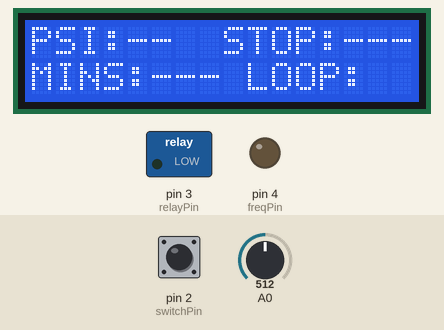
Recording of a sketch running on a simulated Arduino Uno, built with avr-gcc and run on an emulated ATmega328P. On the bench: 16×2 character LCD, switched loads named in the sketch (green lamp = pin HIGH), output pins drawn as LEDs (lit = HIGH). The inputs (shaded band) are chosen by the test bench; at power-on: pin 2 (switchPin) LOW, A0 = 512. What the sketch prints to the serial monitor is not drawn.

Above: at 4.3 s.
4.4 s: pin 2 (switchPin) pulled HIGH for 0.15 s
At 5.8 s:
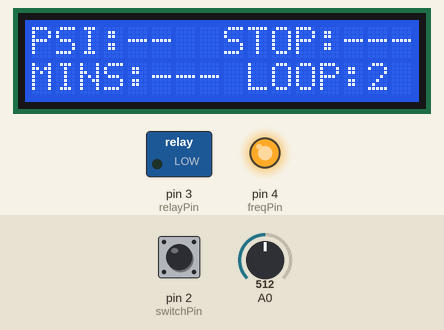
6.1 s: pin 2 (switchPin) pulled HIGH for 3.2 s
At 8.7 s:
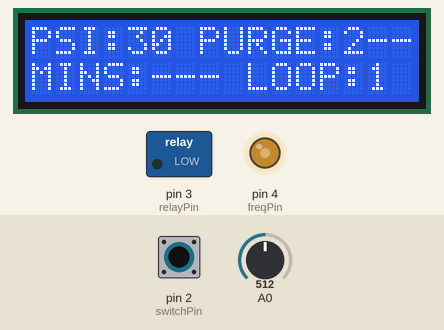
10.8 s: pin 2 (switchPin) pulled HIGH for 1 s
At 11.6 s:
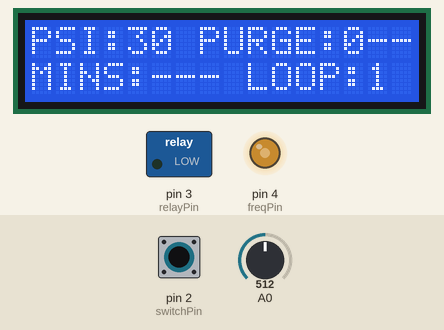
Timing chart, 0 to 13.8 s (numbered marks = the images above; inputs shaded):
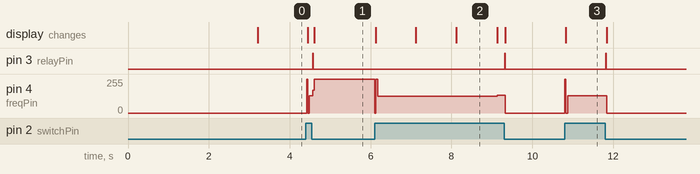

The sketch:

purge-o-matic.ino
```cpp
#include <LiquidCrystal_I2C.h>

const float MAX_RANGE = 1023.0;
const float MAX_PSI = 60.0;
const int switchPin = 2;
const int relayPin = 3;
const int freqPin = 4;
float prevPSI = 0.0;
float curPSI = 0.0;
float deltaPSI = 0.0;

int loops = 0;
bool running = 0;
bool needToProcessStop = false;
bool ventingState = false;

unsigned long int switched_on_millis=0UL;
unsigned long int lastDeltaCheck=0UL;

enum stage {STOPPED, RUNNING_PURGE, RUNNING_BURP};

LiquidCrystal_I2C lcd(0x27, 16, 2);

void setup() {
  //Setup serial comms
  Serial.begin(9600);

  pinMode(switchPin, INPUT);
  pinMode(relayPin, OUTPUT);
  pinMode(freqPin, OUTPUT);

  lcd.init();
  lcd.backlight();
  welcome_screen();
  set_display_labels();
  running = digitalRead(switchPin);
  digitalWrite(freqPin, LOW);
  update_state_label(running);
}

void set_display_labels(){
  lcd.setCursor(12,0);
  lcd.print(":---");
  lcd.setCursor(0,0);
  lcd.print("PSI:--");
  lcd.setCursor(9,1);
  lcd.print("LOOP:");
  lcd.setCursor(0,1);
  lcd.print("MINS:---");
}

void update_switch_status(int switchState) {
  //lcd.setCursor(14,1);
  if(switchState == 1){
    running = 1;
    //lcd.print("1");
    switched_on_millis = millis();
  }
  else {
    running = 0;
    //lcd.print("-");
    switched_on_millis = 0UL;
  }
}

void update_state_label(int state) {

  lcd.setCursor(7,0);
  switch(state){
    case 0:
      lcd.print(" STOP");
      break;
    case 1:
      lcd.print("PURGE");
      break;
    case 2:
      lcd.print(" BURP");
      break;
    default:
      lcd.print("ERROR");
      break;
  }

}

void delay_with_updates(int milliseconds){

  unsigned long previousMillis = millis();
  unsigned long currentMillis = previousMillis;
  unsigned long interval = milliseconds;

  while(true) {

    // Check if run switch has been turned off
    if(digitalRead(switchPin) == 0 ) {
      needToProcessStop = true;
      break;
    }

    //Update Cycle secs
    lcd.setCursor(13,0);
    lcd.print((currentMillis - previousMillis)/1000);
    //Serial.println((currentMillis - previousMillis)/1000);
    //Serial.println(deltaPSI);
    if(currentMillis - previousMillis > interval) {
    //if(deltaPSI < 0.05){
      break;
    }

   update_display();

    currentMillis = millis();
  }
}

void update_psi(){
  if(running==1){
    digitalWrite(freqPin, !digitalRead(freqPin)); //scope freq
    //comparison
    curPSI = analogRead(A0); //rewrite current data


    //Delta processing
    if((millis() - lastDeltaCheck > 1000) && ventingState == false) {
      deltaPSI = abs((prevPSI-curPSI)/(curPSI+1)); //compare old to new, percentage change return
      lastDeltaCheck = millis();
      prevPSI = curPSI;
      Serial.println(deltaPSI);
    }


    int psi = (curPSI / MAX_RANGE) * MAX_PSI; //math to convert 0-1023 to PSI


    lcd.setCursor(4, 0);
    if(psi < 10)
      lcd.print(" ");
    lcd.print(psi);
  } else {
    clear_psi();
  }
}

void clear_psi(){
  lcd.setCursor(0,0);
  lcd.print("PSI:--");
}

void update_mins(){
  lcd.setCursor(0,1);
  lcd.print("000");
}

void clear_mins(){
  lcd.setCursor(0,1);
  lcd.print("MINS:---");
}

void clear_secs(){
  lcd.setCursor(13,0);
  lcd.print("---");
}

void loop() {
  loops = loops + 1;

  if(running == 1) {

    update_display();
    update_switch_status(digitalRead(switchPin));

    //Purge
    //digitalWrite(relayPin, HIGH);
    //delay(100);
    ventingState = false;
    digitalWrite(relayPin, LOW); //close valve for 10
    update_state_label(running);
    delay_with_updates(10000);
    ventingState = true;
    digitalWrite(relayPin, HIGH); //open valve for .5 seconds
    delay_with_updates(500);

    if(needToProcessStop){
      needToProcessStop=false;
    }else{

      //Burp
      update_state_label(running + 1);
      delay_with_updates(3000);
    }


  } else {
    loops=0;
    clear_psi();
    clear_secs();

    update_state_label(running);
    update_switch_status(digitalRead(switchPin));
    digitalWrite(relayPin, LOW); //close valve

  }
}

void welcome_screen() {
  //clear screen
  lcd.clear();

  //Initialize the Display and display splash screen
  lcd.begin(16,2);
  lcd.setCursor(0,0);
  lcd.print(" Purge-O-Matic");
  lcd.setCursor(0,1);
  lcd.print("  Version 1.0");
  delay(3000);

  //clear screen
  lcd.clear();
}

void display_seconds() {
    lcd.setCursor(0,1);
    lcd.print("Counter:");
    lcd.print(millis() / 1000);
}

void update_display () {
  //PSI
  update_psi();

  //"STAGE"

  //MINS

  //LOOP
  lcd.setCursor(14, 1);

  if(loops == 0){
    lcd.print("--");
  } else {
    lcd.print(loops);
  }

}
```

Measured:
- after the input at 4.4 s, pin 3 (relayPin): LOW → HIGH after 0.17 s, → LOW 0.02 s later; pin 4 (freqPin): 0/255 → 130/255 at once, → 255/255 0.15 s later; the display: first changes at once (image 1 shows a later state)
- after the input at 6.1 s, pin 3 (relayPin): LOW → HIGH after 3.2 s, → LOW 0.02 s later; pin 4 (freqPin): 255/255 → 125/255 at once, → 132/255 3.0 s later, → 0/255 0.20 s later; the display: first changes at once (image 2 shows a later state)
- after the input at 10.8 s, pin 3 (relayPin): LOW → HIGH after 1.0 s, → LOW 0.02 s later; pin 4 (freqPin): 0/255 → 130/255 at once, → 0/255 1.0 s later; the display: changes at once (image 3)
- what the display in image 2 shows lasts 1.0 s, from 8.1 s to 9.1 s
